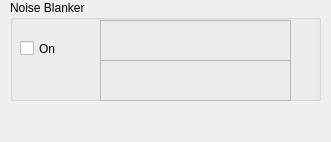
<?xml version="1.0" encoding="UTF-8"?>
<ui version="4.0">
 <class>CNoiseProcDlg</class>
 <widget class="QDialog" name="CNoiseProcDlg">
  <property name="geometry">
   <rect>
    <x>0</x>
    <y>0</y>
    <width>331</width>
    <height>142</height>
   </rect>
  </property>
  <property name="windowTitle">
   <string>Noise Processing Setup</string>
  </property>
  <widget class="QGroupBox" name="groupBoxNBlanker">
   <property name="geometry">
    <rect>
     <x>10</x>
     <y>0</y>
     <width>311</width>
     <height>101</height>
    </rect>
   </property>
   <property name="title">
    <string>Noise Blanker</string>
   </property>
   <widget class="QCheckBox" name="checkBoxNBOn">
    <property name="geometry">
     <rect>
      <x>10</x>
      <y>40</y>
      <width>61</width>
      <height>17</height>
     </rect>
    </property>
    <property name="text">
     <string>On</string>
    </property>
   </widget>
   <widget class="CSliderCtrl" name="frameNBThresh">
    <property name="geometry">
     <rect>
      <x>90</x>
      <y>20</y>
      <width>191</width>
      <height>41</height>
     </rect>
    </property>
    <property name="sizePolicy">
     <sizepolicy hsizetype="Preferred" vsizetype="Preferred">
      <horstretch>0</horstretch>
      <verstretch>0</verstretch>
     </sizepolicy>
    </property>
    <property name="frameShape">
     <enum>QFrame::StyledPanel</enum>
    </property>
    <property name="frameShadow">
     <enum>QFrame::Sunken</enum>
    </property>
    <property name="lineWidth">
     <number>2</number>
    </property>
    <property name="midLineWidth">
     <number>0</number>
    </property>
   </widget>
   <widget class="CSliderCtrl" name="frameNBWidth">
    <property name="geometry">
     <rect>
      <x>90</x>
      <y>60</y>
      <width>191</width>
      <height>41</height>
     </rect>
    </property>
    <property name="sizePolicy">
     <sizepolicy hsizetype="Preferred" vsizetype="Preferred">
      <horstretch>0</horstretch>
      <verstretch>0</verstretch>
     </sizepolicy>
    </property>
    <property name="frameShape">
     <enum>QFrame::StyledPanel</enum>
    </property>
    <property name="frameShadow">
     <enum>QFrame::Sunken</enum>
    </property>
    <property name="lineWidth">
     <number>2</number>
    </property>
    <property name="midLineWidth">
     <number>0</number>
    </property>
   </widget>
  </widget>
 </widget>
 <customwidgets>
  <customwidget>
   <class>CSliderCtrl</class>
   <extends>QFrame</extends>
   <header>gui/sliderctrl.h</header>
   <container>1</container>
   <slots>
    <slot>valueChanged(int)</slot>
   </slots>
  </customwidget>
 </customwidgets>
 <resources/>
 <connections>
  <connection>
   <sender>checkBoxNBOn</sender>
   <signal>toggled(bool)</signal>
   <receiver>CNoiseProcDlg</receiver>
   <slot>OnNBOn(bool)</slot>
   <hints>
    <hint type="sourcelabel">
     <x>32</x>
     <y>61</y>
    </hint>
    <hint type="destinationlabel">
     <x>4</x>
     <y>72</y>
    </hint>
   </hints>
  </connection>
 </connections>
 <slots>
  <slot>OnNBOn(bool)</slot>
 </slots>
</ui>
